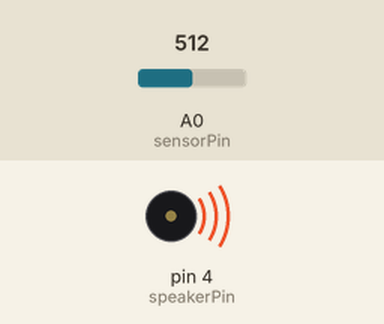
The sketch below on a simulated Arduino Uno, built with avr-gcc and run on an emulated ATmega328P. Parts: buzzer (waves = sounding). The inputs (shaded band) are chosen by the test bench; at power-on: A0 (sensorPin) = 512.

Above: at 1.2 s.
1.3 s: A0 (sensorPin) set to 22
At 2.1 s:
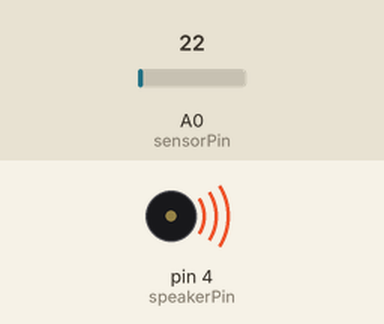
2.8 s: A0 (sensorPin) set to 19
At 3.6 s:
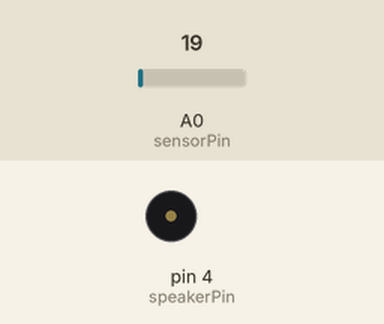
4.3 s: A0 (sensorPin) set to 122
At 5.1 s:
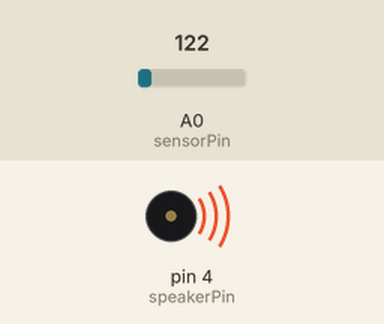
5.8 s: A0 (sensorPin) set to 0
At 6.7 s:
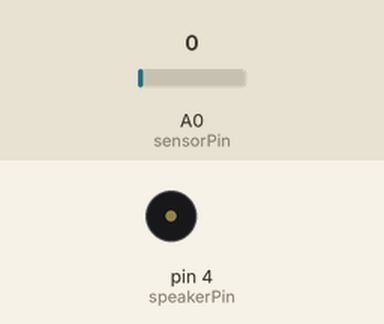
Timing chart, 0 to 8.3 s (numbered marks = the images above; inputs shaded):
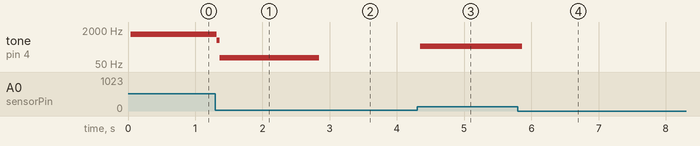

The sketch:

theremin_code.ino
```cpp
const int sensorPin = A0;      // LDR input
const int speakerPin = 4;      // Buzzer output

const long maxPitch = 2500;    // Maximum frequency

int sensorValue = 0;
long outputPitch = 0;

void setup() {
    pinMode(speakerPin, OUTPUT);
}

void loop() {

    // Read light level from LDR
    sensorValue = analogRead(sensorPin);

    // Convert sensor reading to frequency
    outputPitch = ((long)sensorValue * maxPitch) / 1023;

    // Calibration offset for better response
    outputPitch += 50;

    // Prevent invalid frequencies
    if (outputPitch > maxPitch) {
        outputPitch = maxPitch;
    }

    playTone(speakerPin, outputPitch, 10);
}

void playTone(int pin, long freq, long duration) {

    long halfCycle = 1000000L / freq / 2;
    long totalCycles = (freq * duration) / 1000;

    for (long i = 0; i < totalCycles; i++) {

        digitalWrite(pin, HIGH);
        delayMicroseconds(halfCycle);

        digitalWrite(pin, LOW);
        delayMicroseconds(halfCycle);
    }
}
```

Measured:
- the behaviour switches between 21 and 20 on A0 (sensorPin) (found by bisection; images 1 and 2)
- after the input at 1.3 s, tone on pin 4 (speakerPin): 1259 Hz → 654 Hz at once, → 100 Hz 0.04 s later
- after the input at 2.8 s, tone on pin 4 (speakerPin): 100 Hz → silent at once
- after the input at 4.3 s, tone on pin 4 (speakerPin): silent → 336 Hz after 0.05 s
- after the input at 5.8 s, tone on pin 4 (speakerPin): 336 Hz → silent after 0.07 s
